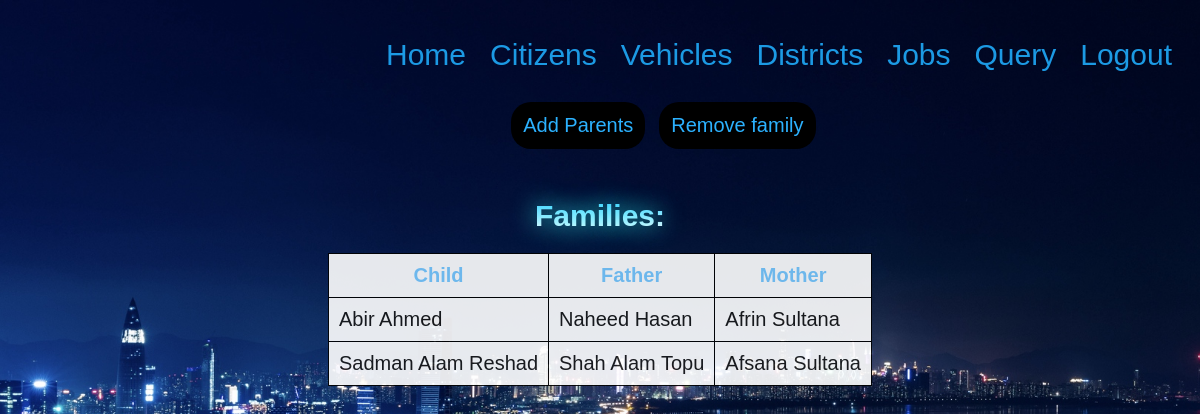
The app's page /ncdb/family.php with its own data.
### tables this page shows
CREATE TABLE `citizens` (
  `id` int(10) NOT NULL,
  `name` varchar(50) NOT NULL,
  `age` int(11) NOT NULL,
  `dob` date NOT NULL,
  `height` double NOT NULL,
  `sex` varchar(10) NOT NULL,
  `ms` varchar(10) NOT NULL,
  `ecolour` varchar(15) NOT NULL,
  `bg` varchar(5) NOT NULL,
  `dname` varchar(50) NOT NULL,
  `jname` varchar(50) NOT NULL
);

### ncdb/family.php (the view, shortened to what this page needs)
<html lang="en">
<head>
</head>
<body>
    <ul>
        <li><a href="home.php">Home</a></li>
        <li><a href="citizens.php">Citizens</a></li>
        <li><a href="vehicles.php">Vehicles</a></li>
        <li><a href="districts.php">Districts</a></li>
        <li><a href="jobs.php">Jobs</a></li>
        <li><a href="custom.php">Query</a></li>
        <li><a href="index.php" class="burn">Logout</a></li>
    </ul>
    <button style="margin-left:42.5%;" class="but" onclick="window.location.href='addp.php';">Add Parents</button>
    <button class="but" onclick="window.location.href='removep.php';">Remove family</button>
    <h1>
        Families:
    </h1>
    <?php
    require_once("dbconnect.php");
    $sql = "SELECT c1.name,c2.name,c3.name FROM family Inner Join citizens c1 INNER JOIN citizens c2 inner join citizens c3 on family.child=c1.id and family.father=c2.id and family.mother=c3.id";
    $result = mysqli_query($conn,$sql);
    if(mysqli_num_rows($result)!=0){
        ?>
        <table align="center" class=tab>
        <tr style="color: rgb(107, 196, 255)">
            <th>Child</th>
            <th>Father</th>
            <th>Mother</th>
        </tr>
    <?php
        while($row = mysqli_fetch_array($result)){
    ?>
        <tr>
            <td><?php echo $row[0] ?></td>
            <td><?php echo $row[1] ?></td>
            <td><?php echo $row[2] ?></td>
        </tr>
    <?php
        }
    }
    ?>
    </table>
</body>
</html>

### ncdb/family.php (style rules this page uses)
ul { margin:0px; padding:30px 20px; list-style-type: none; text-align: right; }
li { display: inline; margin-left:20px; font-size: 30px; }
a { color:rgb(28, 154, 228); text-decoration: none; transition: all 0.2s ease-in-out; font-family: Arial, Helvetica, sans-serif; }
body { background-image: url("welcome1.jpg"); -moz-background-size: cover; -webkit-background-size: cover; -o-background-size: cover; background-size: cover; }
h1 { color:white; text-align: center; font-size: 30px; font-family: Arial, Helvetica, sans-serif; text-shadow:0 0 25px rgb(56, 255, 255); margin-top: 50px; background: -webkit-linear-gradient(#33ccff, white); -webkit-background-clip: text; -webkit-text-fill-color: transparent; }
button { border-radius: 20px; font-size: 20px; background:black; padding: 10px; border-style: dotted; color: rgb(44, 178, 255); transition: all 0.3s ease-in-out; margin-left:10px; }
table,th,td { padding:10px; font-size: 20px; background: white; border: 1px solid black; border-collapse: collapse; font-family: Arial, Helvetica, sans-serif; transition: all 0.3s ease-in-out; opacity: 0.9; }

### records on screen
citizens: name "Abir Ahmed", citizens.name "Naheed Hasan", citizens.name "Afrin Sultana"
citizens: name "Sadman Alam Reshad", citizens.name "Shah Alam Topu", citizens.name "Afsana Sultana"
